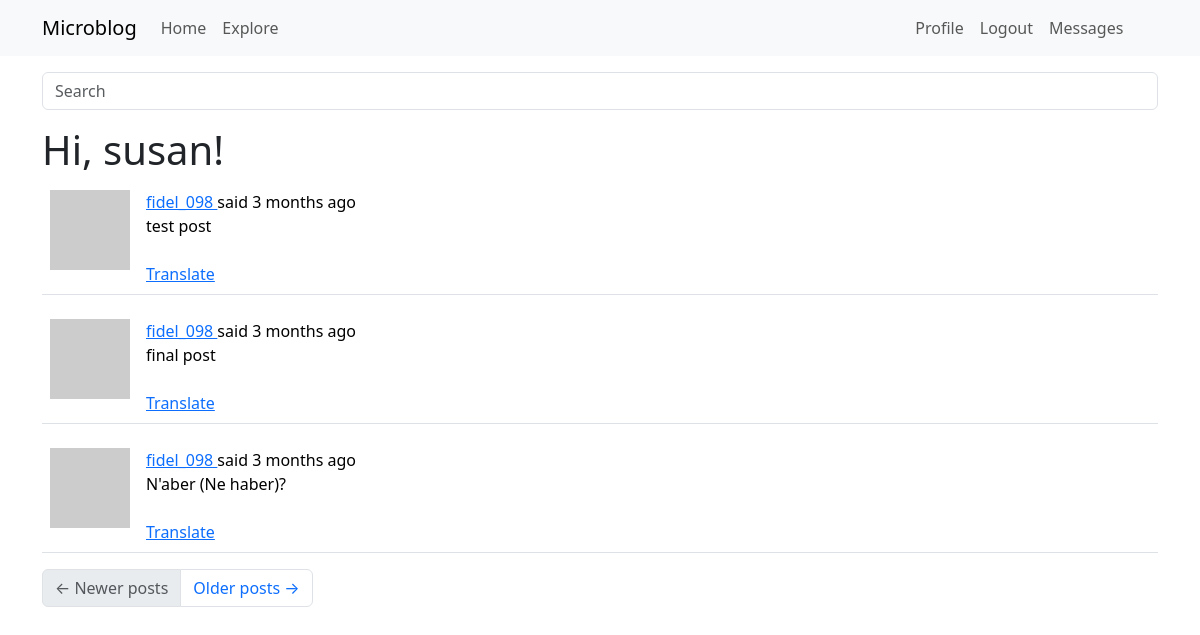
The page /explore (signed in) on the database as committed earlier.
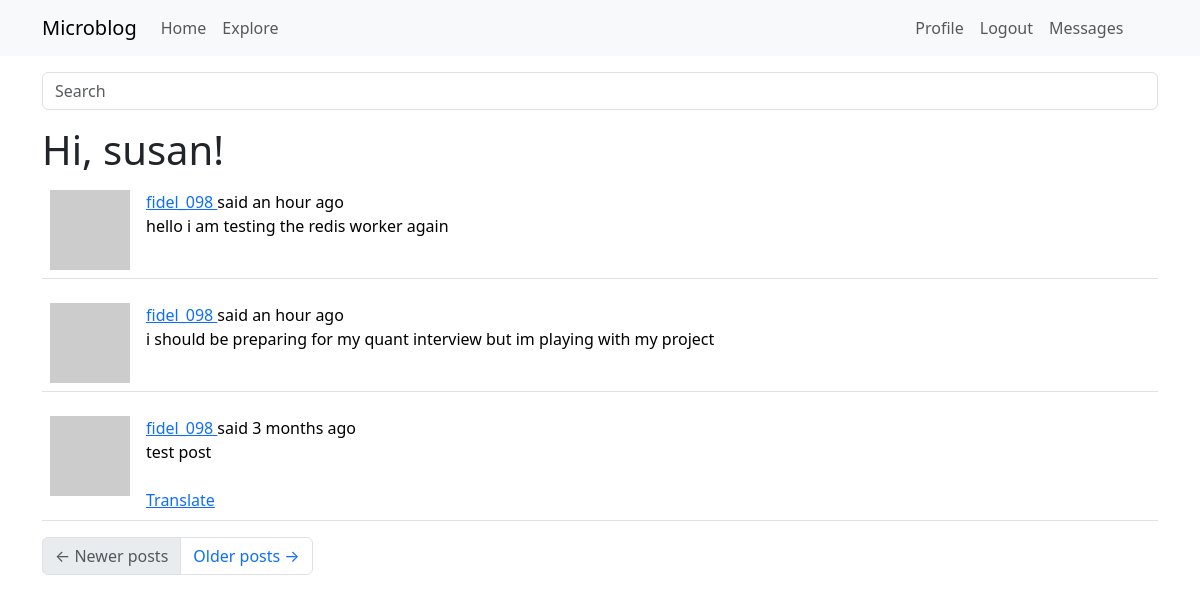
The same page on the database as committed later.
### app/models.py (models this page shows, shortened)
class SearchableMixin(object):
    @classmethod
    def before_commit(cls, session):
        session._changes = { #session._changes is a custom attribute added to the session object to track changes made during the session
            'add': list(session.new), #list of new objects to be added
            'update': list(session.dirty), #list of modified objects
            'delete': list(session.deleted) #list of deleted objects
        }
    @classmethod
    def after_commit(cls, session):
        for obj in session._changes['add']:
            if isinstance(obj, SearchableMixin):
                add_to_index(obj.__tablename__, obj)
        for obj in session._changes['update']:
            if isinstance(obj, SearchableMixin):
                add_to_index(obj.__tablename__, obj)
        for obj in session._changes['delete']:
            if isinstance(obj, SearchableMixin):
                remove_from_index(obj.__tablename__, obj)
        session._changes = None

class Post(SearchableMixin, db.Model):
    __tablename__ = "post"
    __searchable__ = ['body'] #this indicates that the body field of the Post model should be indexed for full-text search
    id: so.Mapped[int] = so.mapped_column(primary_key=True)
    body: so.Mapped[str] = so.mapped_column(sa.String(140))
    timestamp: so.Mapped[datetime] = so.mapped_column(index=True, default=lambda: datetime.now(timezone.utc))
    user_id: so.Mapped[int] = so.mapped_column(sa.ForeignKey(User.id), index=True)
    author: so.Mapped[User] = so.relationship(back_populates='posts')
    language: so.Mapped[Optional[str]] = so.mapped_column(sa.String(5))

### app/main/routes.py (the view)
@bp.route('/explore')
@login_required
def explore():
    page = request.args.get('page', 1, type=int)
    query = sa.select(Post).order_by(Post.timestamp.desc())
    posts = db.paginate(query, page=page, per_page=current_app.config['POSTS_PER_PAGE'], error_out=False)
    next_url=None
    prev_url=None
    if posts.has_next:
        next_url = url_for('main.explore', page=posts.next_num)
    if posts.has_prev:
        prev_url = url_for('main.explore', page=posts.prev_num)
    return render_template('index.html', title=_('Explore'), next_url=next_url, prev_url=prev_url, posts=posts.items, delete_form=EmptyForm())

### app/main/forms.py
class SearchForm(FlaskForm):
    q = StringField(_l('Search'), validators=[DataRequired()])
    def __init__(self, *args, **kwargs):
        if 'formdata' not in kwargs:
            kwargs['formdata'] = request.args
        if 'meta' not in kwargs:
            kwargs['meta'] = {'csrf': False}
        super(SearchForm, self).__init__(*args, **kwargs)

class EmptyForm(FlaskForm):
    submit = SubmitField(_l('Submit'))

### app/__init__.py (called while the page is built)
def get_locale():
    return request.accept_languages.best_match(current_app.config['LANGUAGES'])

### app/main/routes.py (called while the page is built)
@bp.before_request
def before_request():
    if current_user.is_authenticated:
        current_user.last_seen = datetime.now(timezone.utc)
        db.session.commit()
        g.search_form = SearchForm()
    g.locale = str(get_locale())

### app/models.py (called while the page is built)
@login.user_loader
def load_user(id):
    return db.session.get(User, int(id))

    def avatar(self, size):
        digest = md5(self.email.lower().encode('utf-8')).hexdigest()
        return f'https://www.gravatar.com/avatar/{digest}?d=identicon&s={size}'

    def get_tasks_in_progress(self):
        query = self.tasks.select().where(Task.complete == False)
        return db.session.scalars(query)

### app/templates/index.html (shortened to what this page needs)
{% extends "base.html" %}
{% import "bootstrap_wtf.html" as wtf %}
{% block content %}
    <h1>{{ _('Hi, %(username)s!', username=current_user.username) }}</h1>
    {% for post in posts %}
        {% include '_post.html' %}
    {% endfor %}
    <nav aria-label="Post navigation">
        <ul class="pagination">
            <li class="page-item{% if not prev_url %} disabled{% endif %}">
                <a class="page-link" href="{{ prev_url }}">
                    <span aria-hidden="true">&larr;</span> {{ _('Newer posts') }}
                </a>
            </li>
            <li class="page-item{% if not next_url %} disabled{% endif %}">
                <a class="page-link" href="{{ next_url }}">
                    {{ _('Older posts') }} <span aria-hidden="true">&rarr;</span>
                </a>
            </li>
        </ul>
    </nav>
{% endblock %}

### app/templates/_post.html (shortened to what this page needs)
<table class="table table-hover">
    <tr>
        <td width="70px">
            <a href="{{ url_for('main.user', username=post.author.username) }}">
            <img src="{{ post.author.avatar(36) }}">
            </a>
        </td>
        <td>
            {{ _('%(username)s said %(when)s',
                username=user_link, when=moment(post.timestamp).fromNow()) }}
                <br>
            <span id="post{{ post.id }}">{{ post.body }}</span>
            {% if post.language and post.language != g.locale %}
            <br><br>
            <span id="translation{{ post.id }}">
                    <a href="javascript:translate(
                                'post{{ post.id }}',
                                'translation{{ post.id }}',
                                '{{ post.language }}',
                                '{{ g.locale }}');">{{ _('Translate') }}</a>
                </span>
            {% endif %}
        </td>
    </tr>
</table>

Rows that differ between the two databases and show on the page:
no longer on this page (row unchanged): Post: body "final post"
no longer on this page (row unchanged): Post: body "N'aber (Ne haber)?"
added Post: body "hello i am testing the redis worker again"
added Post: body "i should be preparing for my quant interview but im playing with my project"
